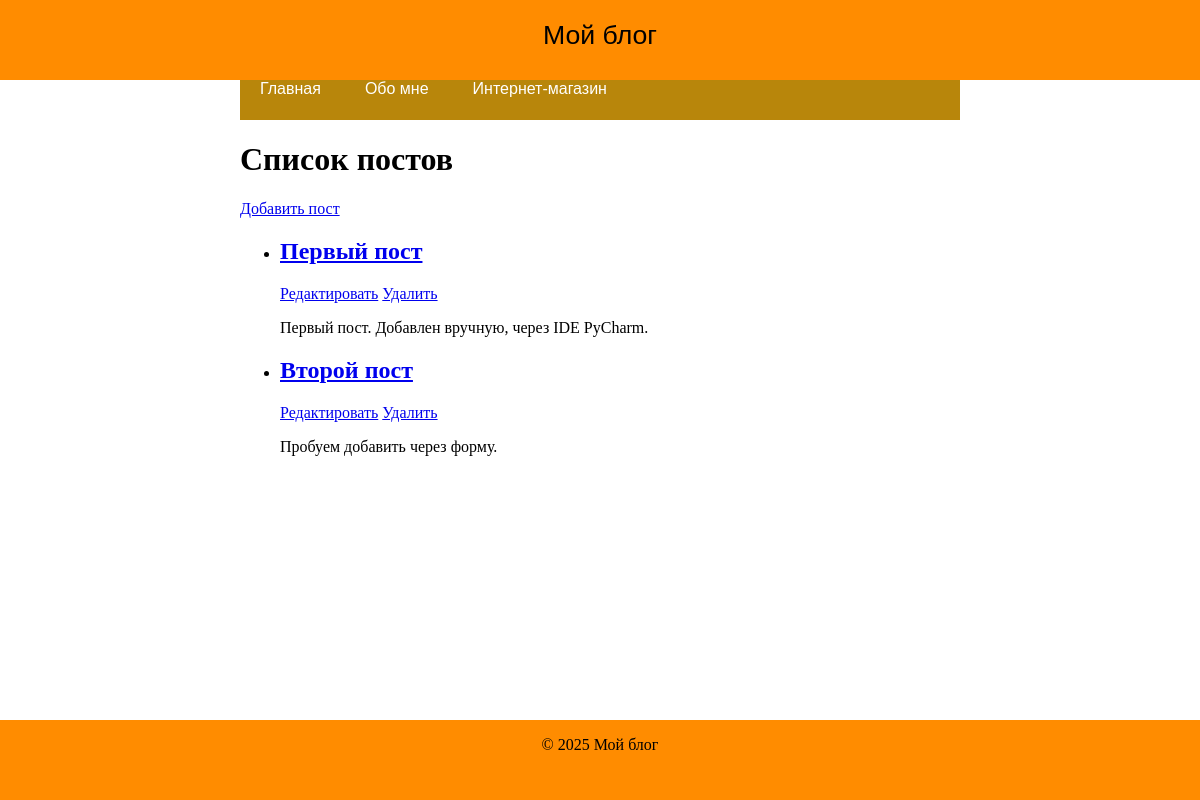
The app's page /posts/, older data.
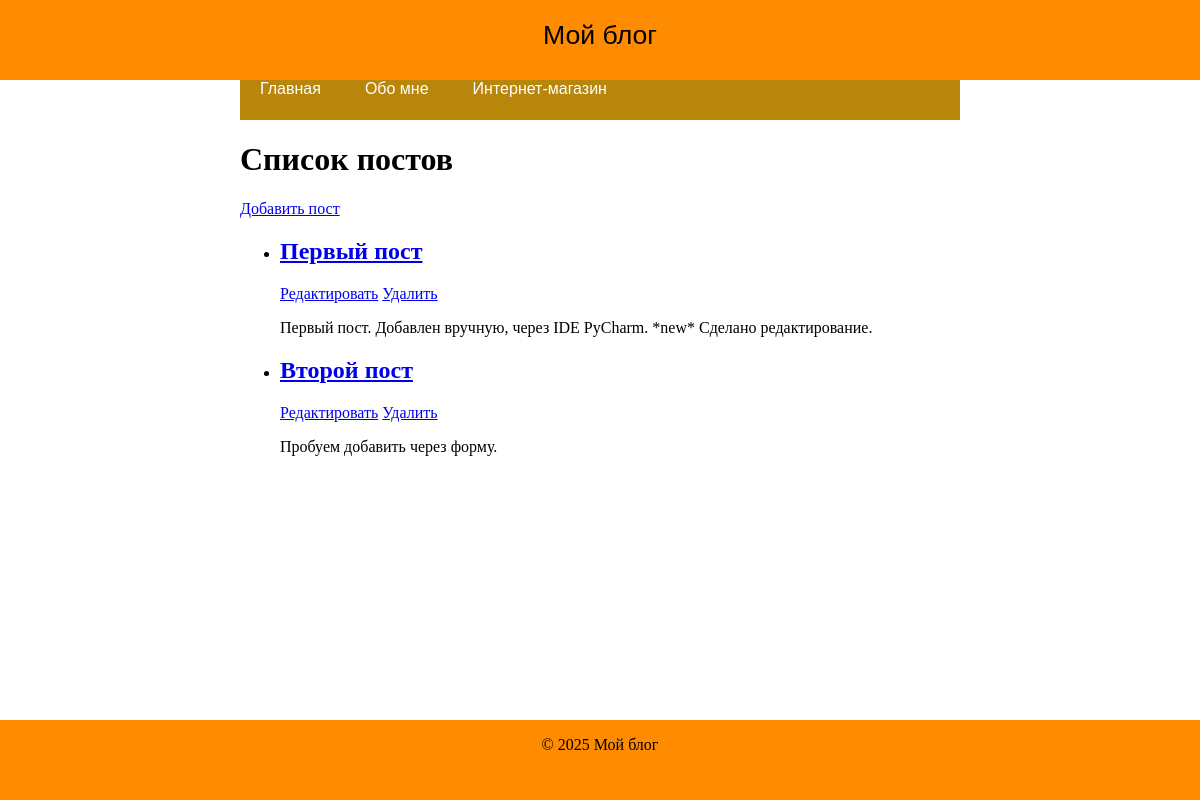
The same page, newer data.
### blog/models.py (models this page shows, shortened)
class Post(models.Model):
    title = models.CharField(max_length=100)
    content = models.TextField()

### blog/views.py (the view)
# urls.py: path('posts/', PostListView.as_view(), name='post_list'),
class PostListView(ListView):
    model = Post
    template_name = 'blog/post_list.html'
    context_object_name = 'posts'

### templates/blog/post_list.html
{% extends '_base.html' %}
{% block title %}Список постов{% endblock %}
{% block content %}
    <a href="create">Добавить пост</a>
    <ul>
        {% for post in posts %}
            <li>
                <h2><a href="{{ post.id }}/">{{ post.title }}</a></h2>
                <a href="{{ post.id }}/edit/">Редактировать</a>
                <a href="{{ post.id }}/delete/">Удалить</a>
                <p>{{ post.content }}</p>
            </li>
        {% empty %}
            <p>Пока нет постов.</p>
        {% endfor %}
    </ul>
{% endblock %}

Row changes from the older to the newer data that the page shows:
changed Post "Первый пост": content "Первый пост. Добавлен вручную, через IDE PyCharm." → "Первый пост. Добавлен вручную, через IDE PyCharm. *new* Сделано редактирование."
